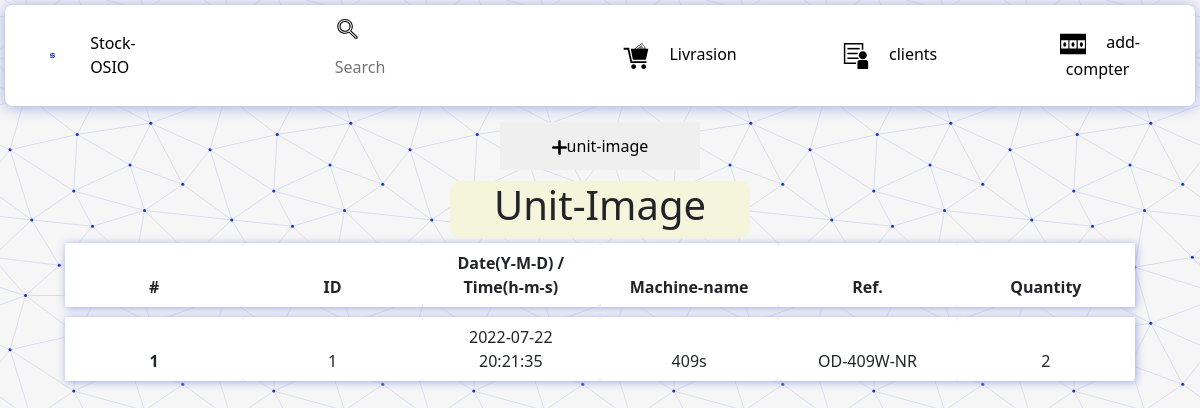
Screenshot of /php/unitimage.php with the database file from the repository.
### tables this page shows
CREATE TABLE IF NOT EXISTS `imageunit` (
  `id` int(11) NOT NULL AUTO_INCREMENT,
  `date` date NOT NULL,
  `time` time NOT NULL,
  `name` varchar(255) NOT NULL,
  `ref` varchar(255) NOT NULL,
  `quantity` int(11) NOT NULL,
  PRIMARY KEY (`id`)
);

### php/unitimage.php (the view, shortened to what this page needs)
<?php require ("config.php");
include "header.php";?>
<!DOCTYPE html>
<html lang="en">
<head>
    <link rel= "stylesheet" href="/stockosio/css/dash.css">
    <link rel="stylesheet" href="https://cdn.jsdelivr.net/npm/bootstrap@5.1.0/dist/css/bootstrap.min.css">
</head>
<body>
</html>
<div class="btn">
    <button><img src="/stockosio/img/plus.svg" style="width: 15px !important;"><a href="/stockosio/php/addunitimage.php">unit-image</a></button>
</div>
<?php
    $sql = "SELECT id, date, time, name, ref, quantity FROM imageunit";
    $result = $conn->query($sql);
    if ($result->num_rows==0){?>
        <div class="txt">
            <h1>No data yet</h1>
        </div><?php
    }
    else{?>
        <section class="content-header">
        <h1>Unit-Image</h1>
        </section>
        <section class="content">
            <div class="row">
                <div class="col-md-12">
                    <div class="box box-info">
                        <div class="box-body table-responsive">
                            <table id="" class="table table-bordered table-hover table-striped">
                                <thead>
                                    <tr>
                                        <th>#</th>
                                        <th>ID</th>
                                        <th>Date(Y-M-D) /<br>
                                            Time(h-m-s)</th>
                                        <th>Machine-name</th>
                                        <th>Ref.</th>
                                        <th>Quantity</th>
                                    </tr>
                                </thead>
                            </table>
                        </diV>
                    </diV>
                </diV>
            </diV>
        </section>
        <?php $i=1;
        while($row = $result->fetch_array()){
        ?>
            <section class="content">
                <div class="row">
                    <div class="col-md-12">
                        <div class="box box-info">
                            <div class="box-body table-responsive">
                                <table id="" class="table table-bordered table-hover table-striped">
                                    <thead>
                                        <tr>
                                            <th><?php echo $i;?></th>
                                            <td><?php echo $row['id'];?></td>
                                            <td><?php echo $row['date'];?><br>
                                                <?php echo $row['time'];?></td>
                                            <td><?php echo $row['name'];?></td>
                                            <td><?php echo $row['ref'];?></td>
                                            <td><?php echo $row['quantity'];?></td>
                                        </tr>
                                    </thead>
                                </table>
                            </diV>
                        </diV>
                    </diV>
                </diV>
            </section>
        <?php
        $i++;
    }
}
?>
</body>

### css/style_hd.css (style rules this page uses)
* { margin: 0; padding: 0; box-sizing: border-box; -webkit-font-smoothing: antialiased; border: none !important; }
body { background-image: url('/stockosio/img/background.svg'); background-repeat: repeat !important; }
table { margin: 0 !important; }
button { min-width: 200px !important; margin: 5px auto !important; font: 2em; text-decoration: none; color: black; padding: 12px 34px; position: relative; cursor: pointer; border-radius: 8px; border: none; }
img { width: -webkit-fill-available !important; }

### css/dash.css (style rules this page uses)
* { box-sizing: border-box; -webkit-font-smoothing: antialiased; }
body { background-size: auto; margin: 0 !important; padding: 0px !important; height: 100vh; font-family: 'Rubik', sans-serif; }
table { margin: auto !important; }
.btn { min-width: 200px !important; display: flex !important; margin: auto !important; }
img { vertical-align: middle; }
.content { padding: 5px; width: 90%; margin: auto !important; }
.content-header { background: beige; width: 25%; height: 57px; margin: auto; border-radius: 10px; }
.content { margin: 10px;; }
table { margin: 10px; }
a { text-decoration: none !important; color: black !important; }
th { background: white !important; border-width: 8px 8px !important; border-color: white !important; max-width: 20px !important; text-align: center !important; border-radius: 5px !important; }
td { background: white !important; border-width: 8px 8px !important; border-color: white !important; max-width: 20px !important; text-align: center !important; border-radius: 5px !important; }
h1 { text-align: center !important; }
.box-info { box-shadow: 1px 1px 8px #9aa7e2 !important; }
button { font: 2em; text-decoration: none; color: black; padding: 12px 34px; position: relative; cursor: pointer; border-radius: 8px; border: none; }
img { width: -webkit-fill-available !important; }

### rows the page displays
imageunit: id "1", date "2022-07-22", time "20:21:35", name "409s", ref "OD-409W-NR", quantity "2"
